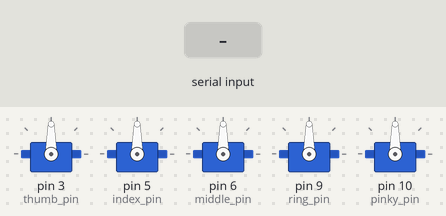
Recording of a sketch running on a simulated Arduino Uno, built with avr-gcc and run on an emulated ATmega328P. Parts: 5 × servo. The inputs (shaded band) are chosen by the test bench.

Above: at 1.2 s.
1.3 s: "90,45\n" received over Serial
At 1.45 s:
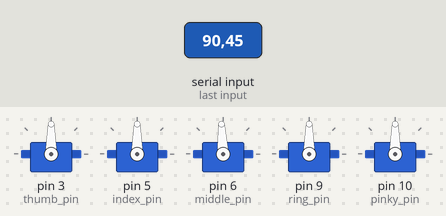
4.3 s: "1\n" received over Serial
At 4.45 s:
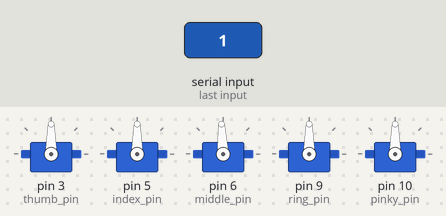
Timing chart, 0 to 7.3 s (numbered marks = the images above; inputs shaded):
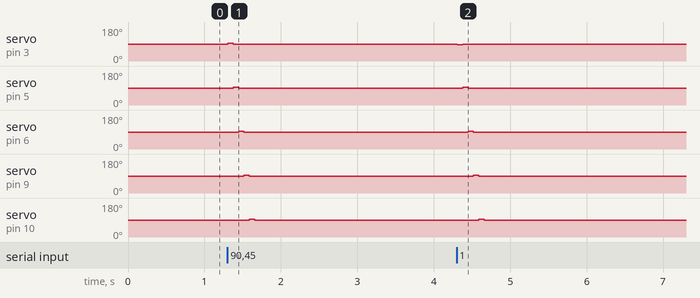

The sketch:

controlHand.ino
```cpp
#include <Servo.h>

// Crear objetos Servo
Servo thumb, ind, middle, ring, pinky;

// Pines compatibles con Arduino UNO (PWM)
int thumb_pin = 3;
int index_pin = 5;
int middle_pin = 6;
int ring_pin = 9;
int pinky_pin = 10;

int fingers[5] = {0, 0, 0, 0, 0};
String data = "";

void setup() {
  thumb.attach(thumb_pin);
  ind.attach(index_pin);
  middle.attach(middle_pin);
  ring.attach(ring_pin);
  pinky.attach(pinky_pin);

  Serial.begin(9600);
  stopAll();  // Asegura que todos los servos inicien detenidos
}

void loop() {
  if (Serial.available() > 0) {
    data = Serial.readStringUntil('\n');
    parseData(data);
    controlFingers();
  }

  delay(50); // Evita saturar el puerto
}

void parseData(String inputData) {
  int index = 0, start = 0;
  int commaIndex = inputData.indexOf(',');

  while (commaIndex >= 0 && index < 5) {
    fingers[index] = inputData.substring(start, commaIndex).toInt();
    start = commaIndex + 1;
    commaIndex = inputData.indexOf(',', start);
    index++;
  }

  if (index < 5) {
    fingers[index] = inputData.substring(start).toInt();
  }
}

void controlFingers() {
  moveFinger(thumb, fingers[0]);
  moveFinger(ind, fingers[1]);
  moveFinger(middle, fingers[2]);
  moveFinger(ring, fingers[3]);
  moveFinger(pinky, fingers[4]);
}

void moveFinger(Servo &servo, int state) {
  if (state == 1) {
    servo.write(87);     // Giro MUY lento a la izquierda
    delay(70);           // Tiempo de giro corto (aprox 3°)
    servo.write(90);     // Detener
  } else {
    servo.write(93);     // Giro MUY lento a la derecha
    delay(70);
    servo.write(90);     // Detener
  }
}

void stopAll() {
  thumb.write(90);
  ind.write(90);
  middle.write(90);
  ring.write(90);
  pinky.write(90);
}
```

Measured:
- after the input at 1.3 s, servo on pin 3 (thumb_pin): 90° → 93° at once, → 90° 0.07 s later; servo on pin 5 (index_pin): 90° → 93° after 0.08 s, → 90° 0.07 s later
- after the input at 4.3 s, servo on pin 3 (thumb_pin): 90° → 87° at once, → 90° 0.07 s later; servo on pin 5 (index_pin): 90° → 93° after 0.08 s, → 90° 0.07 s later
